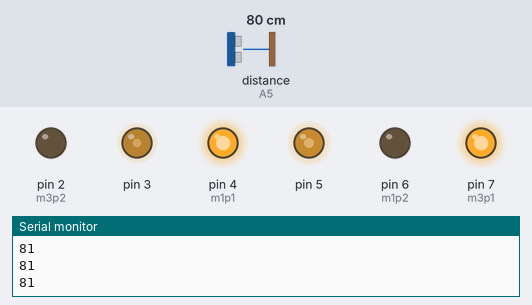
The sketch below on a simulated Arduino Uno, built with avr-gcc and run on an emulated ATmega328P. On the bench: output pins drawn as LEDs (lit = HIGH), the last lines printed to the serial monitor. The test bench sets the inputs (shaded band); at power-on: distance to the obstacle (sensor on A5) 80 cm. The echo pulse lasts 58.3 µs per cm.

Above: at 1.2 s.
1.3 s: distance to the obstacle (sensor on A5) set to 33 cm
2.8 s: distance to the obstacle (sensor on A5) set to 27 cm
At 3.1 s:
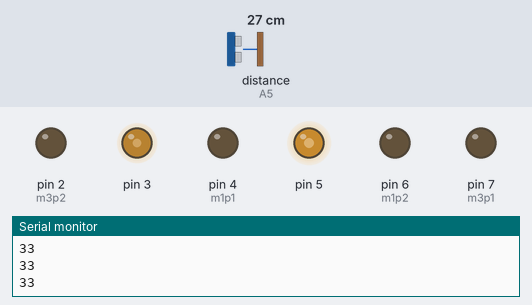
5.8 s: distance to the obstacle (sensor on A5) set to 35 cm
At 6.6 s:
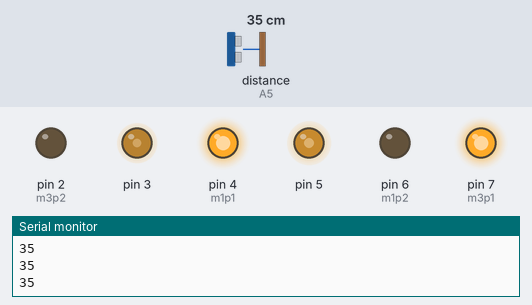
7.3 s: distance to the obstacle (sensor on A5) set to 2 cm
At 9.1 s:
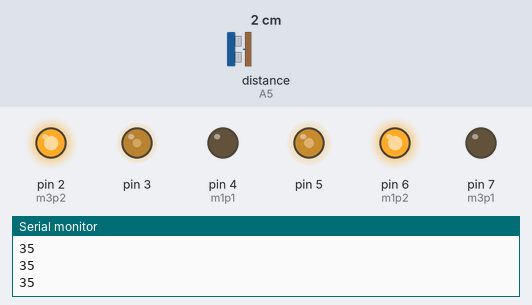
Timing chart, 0 to 11.3 s (numbered marks = the images above; inputs shaded):
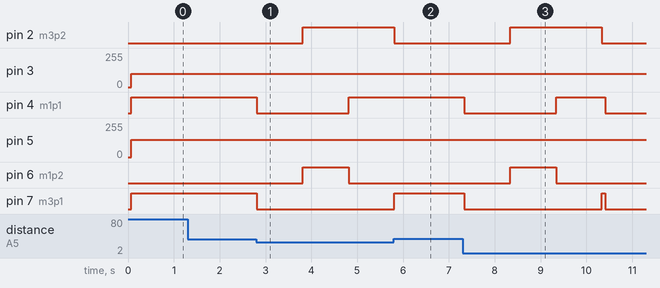

Measured:
- the behaviour switches between 30 and 29 cm on distance to the obstacle (sensor on A5) (found by bisection; images 0 and 1)
- after the input at 2.8 s, pin 2 (m3p2): LOW → HIGH after 1.0 s; pin 4 (m1p1): HIGH → LOW at once, → HIGH 2.0 s later; pin 6 (m1p2): LOW → HIGH after 1.0 s, → LOW 1.0 s later; pin 7 (m3p1): HIGH → LOW at once
- after the input at 5.8 s, pin 2 (m3p2): goes on until 5.8 s, then stays LOW; pin 4 (m1p1): stays HIGH (without the input it goes to LOW after 0.08 s); pin 6 (m1p2): stays LOW (without the input it goes to HIGH after 1.1 s); pin 7 (m3p1): goes on until 5.8 s, then stays HIGH
- after the input at 7.3 s, pin 2 (m3p2): LOW → HIGH after 1.0 s, → LOW 2.0 s later; pin 4 (m1p1): HIGH → LOW at once, → HIGH 2.0 s later, → LOW 1.1 s later; pin 6 (m1p2): LOW → HIGH after 1.0 s, → LOW 1.0 s later; pin 7 (m3p1): HIGH → LOW at once, → HIGH 3.0 s later, → LOW 0.07 s later

The sketch:

robo_pilesos.ino
```cpp
#include <NewPing.h>

#define TRIG_PIN A4
#define ECHO_PIN A5
#define MAX_DISTANCE 200
int m1p1 = 4;
int m1p2 = 6;
int m3p1 = 7;
int m3p2 = 2;

NewPing sonar(TRIG_PIN, ECHO_PIN, MAX_DISTANCE);

int distance = 100;

void setup() {
  pinMode(m1p1, OUTPUT);
  pinMode(m1p2, OUTPUT);
  pinMode(m3p1, OUTPUT);
  pinMode(m3p2, OUTPUT);
  pinMode(5, OUTPUT);
  pinMode(3, OUTPUT);
  Serial.begin(9600);
}

void loop() {
  distance = readPing();
  analogWrite(5, 130);
  analogWrite(3, 100);
  if (distance < 30) {
    turnRight();
  }
  else moveForward();
  Serial.println(distance);
}

int readPing() {
  delay(70);
  int cm = sonar.ping_cm();
  if(cm==0)
  {
    cm = 250;
  }
  return cm;
}

void moveStop() {
  move(m1p1, m1p2, 0);
  move(m3p1, m3p2, 0);
}

void moveForward() {
  move(m1p1, m1p2, 1);
  move(m3p1, m3p2, 1);
}

void moveBackward() {
  move(m1p1, m1p2, -1);
  move(m3p1, m3p2, -1);

}

void turnRight() {
  moveStop();
  delay(1000);
  moveBackward();
  delay(1000);
  move(m1p1, m1p2, 1);
  move(m3p1, m3p2, -1);
  delay(1000);
  moveForward();
}

void turnLeft() {
 move(m1p1, m1p2, -1);
  move(m3p1, m3p2, 1);
  delay(500);
  move(m1p1, m1p2, 1);
  move(m3p1, m3p2, 1);
}

void move(int m1p1, int m1p2, int direction) {
  if (direction == 1) {
    digitalWrite(m1p1, HIGH);
    digitalWrite(m1p2, LOW);
  }
  else if (direction == 0) {
    digitalWrite(m1p1, LOW);
    digitalWrite(m1p2, LOW);
  }
  else if (direction == -1) {
    digitalWrite(m1p1, LOW);
    digitalWrite(m1p2, HIGH);
  }
}
```
